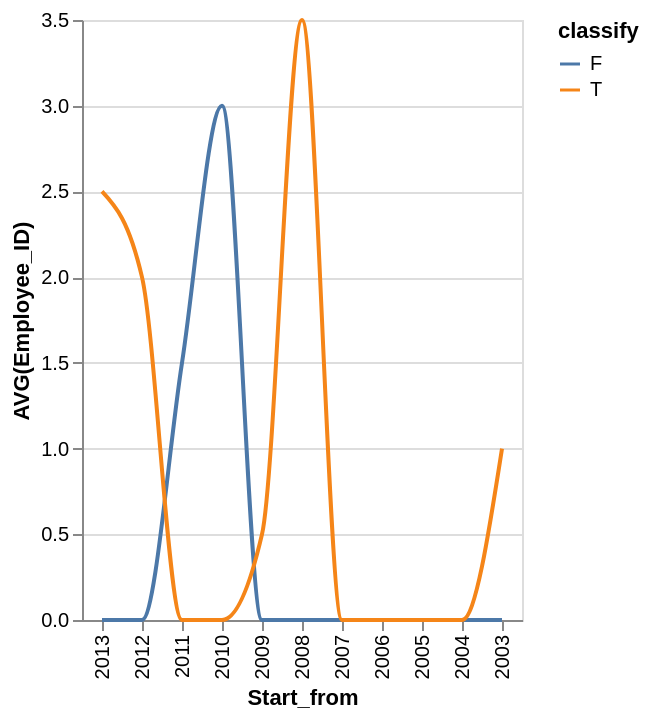

Here is the Vega-Lite specification saved for this chart:
### Vega-Lite specification from a JSON file in a GitHub repository (floating-point values rounded to 4 significant figures)
{"data": {"values": [{"x_data": "2013", "y_data": 0, "classify": "F"}, {"x_data": "2012", "y_data": 0, "classify": "F"}, {"x_data": "2011", "y_data": 1.5, "classify": "F"}, {"x_data": "2010", "y_data": 3, "classify": "F"}, {"x_data": "2009", "y_data": 0, "classify": "F"}, {"x_data": "2008", "y_data": 0, "classify": "F"}, {"x_data": "2007", "y_data": 0, "classify": "F"}, {"x_data": "2006", "y_data": 0, "classify": "F"}, {"x_data": "2005", "y_data": 0, "classify": "F"}, {"x_data": "2004", "y_data": 0, "classify": "F"}, {"x_data": "2003", "y_data": 0, "classify": "F"}, {"x_data": "2013", "y_data": 2.5, "classify": "T"}, {"x_data": "2012", "y_data": 2, "classify": "T"}, {"x_data": "2011", "y_data": 0, "classify": "T"}, {"x_data": "2010", "y_data": 0, "classify": "T"}, {"x_data": "2009", "y_data": 0.5, "classify": "T"}, {"x_data": "2008", "y_data": 3.5, "classify": "T"}, {"x_data": "2007", "y_data": 0, "classify": "T"}, {"x_data": "2006", "y_data": 0, "classify": "T"}, {"x_data": "2005", "y_data": 0, "classify": "T"}, {"x_data": "2004", "y_data": 0, "classify": "T"}, {"x_data": "2003", "y_data": 1, "classify": "T"}]}, "mark": {"type": "line", "interpolate": "monotone"}, "encoding": {"x": {"field": "x_data", "type": "nominal", "title": "Start_from", "sort": "descending"}, "y": {"field": "y_data", "type": "quantitative", "title": "AVG(Employee_ID)"}, "color": {"field": "classify"}}}
